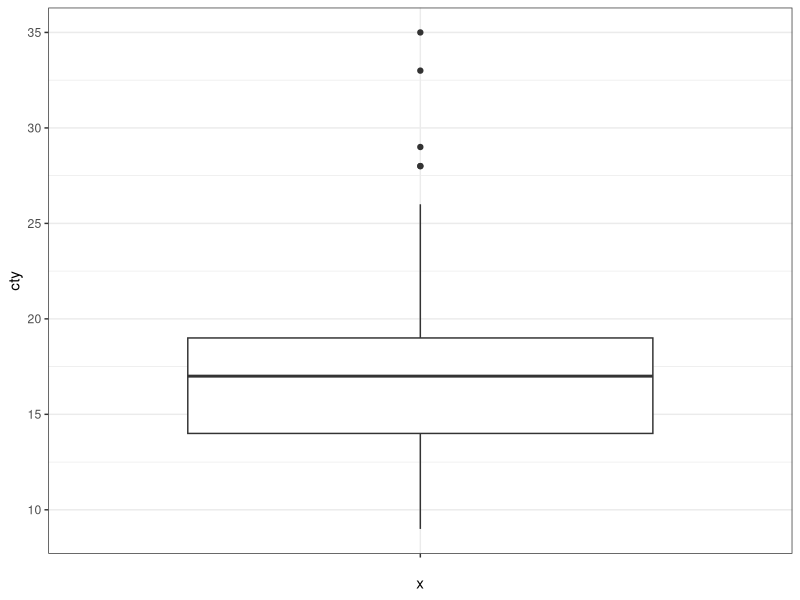
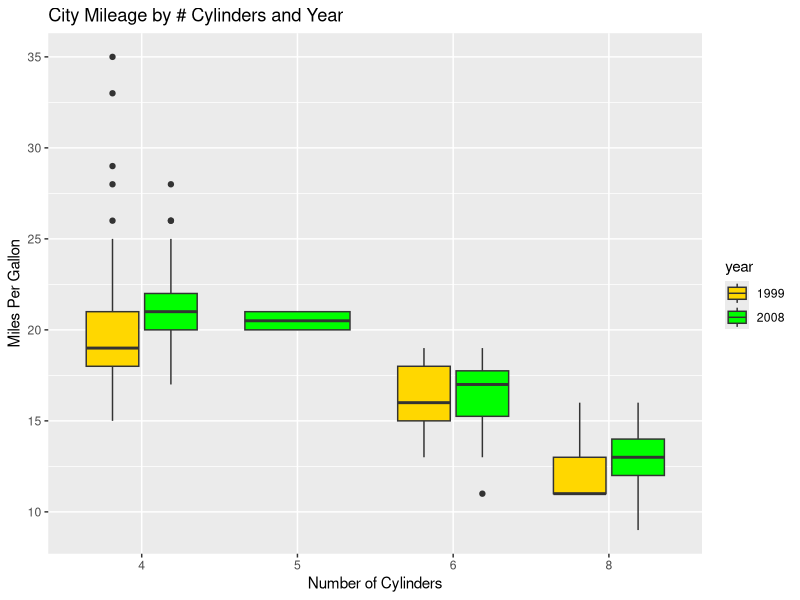

Recreate these plots in R, in order.
library(ggplot2)

ggplot(mpg, aes(x="", y=cty)) +
  geom_boxplot() +
  theme_bw()

ggplot(mpg, aes(x=factor(cyl), y=cty, fill=factor(year))) +
  geom_boxplot() +
  scale_fill_manual(values=c("gold", "green")) +
  labs(x="Number of Cylinders",
       y="Miles Per Gallon",
       title="City Mileage by # Cylinders and Year",
       fill = "year")

